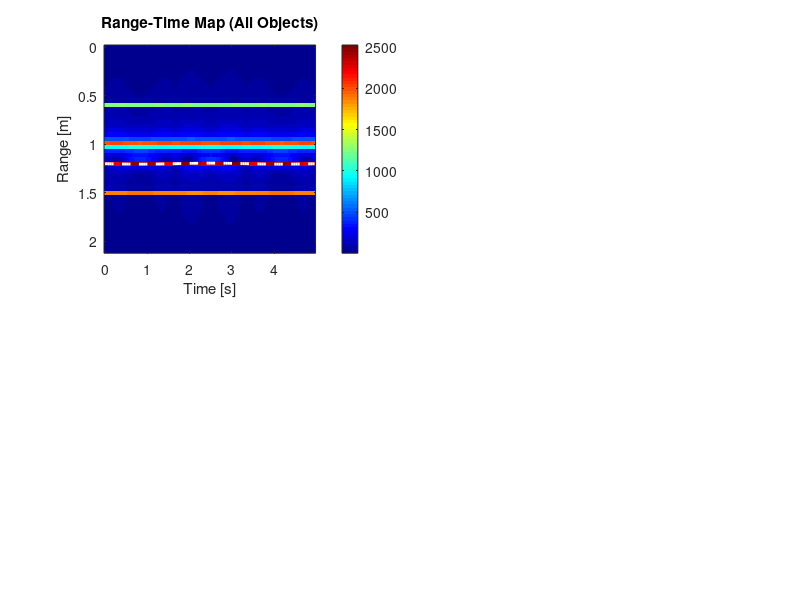

MATLAB code to generate this figure: (Note: this script raises an error after producing the figure.)
%% ========================================================================
% SIMPLE EXAMPLE: CHIRP-BASED ACOUSTIC SENSING
% =========================================================================
%
% DESCRIPTION:
%   A simplified example demonstrating the basic principles of chirp-based
%   acoustic sensing without AR-modeled speed-of-sound variations. This is
%   ideal for learning the fundamentals before running the full simulation.
%
% USAGE:
%   Simply run this script in MATLAB. No additional data files required.
%
% =========================================================================

%% Clear workspace and set random seed
clear all; close all; clc;
rng(42);  % For reproducibility

fprintf('====================================================\n');
fprintf('Simple Chirp-Based Acoustic Sensing Demonstration\n');
fprintf('====================================================\n\n');

%% =====================================================================
%  CONFIGURATION
%  =====================================================================

% Acoustic parameters
c = 343;              % Speed of sound [m/s]
Fs = 48e3;            % Sampling frequency [Hz]
Fc = 18e3;            % Carrier frequency [Hz]
T = 0.05;             % Chirp duration [s]
B = 4e3;              % Bandwidth [Hz]

% Simulation parameters
chirp_sample = Fs * T;
num_chirps = 100;     % Shorter simulation for quick demo

% Range parameters
dist_bin_num = 50;
dist_range = (0:dist_bin_num-1) * c / (2*B);

fprintf('System Parameters:\n');
fprintf('  Sampling Frequency: %.1f kHz\n', Fs/1e3);
fprintf('  Carrier Frequency: %.1f kHz\n', Fc/1e3);
fprintf('  Bandwidth: %.1f kHz\n', B/1e3);
fprintf('  Chirp Duration: %.1f ms\n', T*1e3);
fprintf('  Range Resolution: %.2f cm\n', c/(2*B)*100);
fprintf('  Maximum Range: %.2f m\n\n', max(dist_range));

%% =====================================================================
%  SCENE SETUP
%  =====================================================================

% Static reflectors (walls, furniture)
static_dists = [1.5, 1.0, 0.6];
static_amps = [0.8, 1.0, 0.5];
static_phases = rand(size(static_dists)) * 2*pi;

% Moving target (simulating breathing)
target_loc = 1.2;         % Center location [m]
breathing_freq = 0.3;     % Breathing frequency [Hz] = 18 breaths/min
breathing_amp = 0.005;    % Amplitude [m] = 5 mm
target_amp = 1.0;

fprintf('Scene Configuration:\n');
fprintf('  Static reflectors at: [%.2f, %.2f, %.2f] m\n', static_dists);
fprintf('  Moving target at: %.2f m\n', target_loc);
fprintf('  Breathing frequency: %.2f Hz (%.0f breaths/min)\n', ...
        breathing_freq, breathing_freq*60);
fprintf('  Breathing amplitude: %.1f mm\n\n', breathing_amp*1000);

%% =====================================================================
%  SIGNAL GENERATION
%  =====================================================================

fprintf('Generating signals...\n');
signal_received = zeros(chirp_sample, num_chirps);

% Time vector for movement
t_all = (0:num_chirps-1) * T;
target_trajectory = target_loc + breathing_amp * sin(2*pi*breathing_freq*t_all);

for ci = 1:num_chirps
    t_single = (0:chirp_sample-1)' / Fs;
    target_dist = target_trajectory(ci);
    
    % Moving target signal
    f_beat_target = 2*B*target_dist / (c*T);
    phase_target = 2*pi*Fc*2*target_dist / c;
    signal_target = target_amp * exp(1j*(2*pi*f_beat_target*t_single + phase_target));
    signal_received(:,ci) = signal_target;
    
    % Static reflectors
    for i = 1:length(static_dists)
        f_beat_static = 2*B*static_dists(i) / (c*T);
        phase_static = 2*pi*Fc*2*static_dists(i) / c;
        signal_static = static_amps(i) * exp(1j*(2*pi*f_beat_static*t_single + ...
                                                   phase_static + static_phases(i)));
        signal_received(:,ci) = signal_received(:,ci) + signal_static;
    end
end

fprintf('Signal generation complete.\n\n');

%% =====================================================================
%  SIGNAL PROCESSING
%  =====================================================================

fprintf('Processing signals...\n');

% Range FFT (detects all objects)
range_fft = fft(signal_received, chirp_sample, 1);
range_fft = range_fft(1:dist_bin_num, :);

% Background subtraction (isolates moving target)
signal_background = movmean(signal_received, 5, 2);
signal_diff = signal_received(:, 3:end) - signal_background(:, 1:end-2);
range_fft_diff = fft(signal_diff, chirp_sample, 1);
range_fft_diff = range_fft_diff(1:dist_bin_num, :);

fprintf('Processing complete.\n\n');

%% =====================================================================
%  DETECTION
%  =====================================================================

fprintf('Detecting target...\n');

% Detect target location in each chirp
[~, detected_bins] = max(abs(range_fft_diff), [], 1);
detected_ranges = dist_range(detected_bins);

% Calculate detection accuracy
mean_detected = mean(detected_ranges);
error = abs(mean_detected - target_loc);

fprintf('Target Detection Results:\n');
fprintf('  True location: %.3f m\n', target_loc);
fprintf('  Detected location: %.3f m\n', mean_detected);
fprintf('  Detection error: %.3f cm\n\n', error*100);

%% =====================================================================
%  VISUALIZATION
%  =====================================================================

fprintf('Creating visualizations...\n\n');

% Figure 1: Range-Time Map (with all objects)
figure('Position', [100, 100, 1200, 800], 'Name', 'Acoustic Sensing Results');

subplot(2, 2, 1)
imagesc(t_all, dist_range, abs(range_fft));
xlabel('Time [s]');
ylabel('Range [m]');
title('Range-Time Map (All Objects)');
colorbar;
colormap('jet');
hold on;
plot(t_all, target_trajectory, 'w--', 'LineWidth', 2);
for i = 1:length(static_dists)
    yline(static_dists(i), 'w:', 'LineWidth', 1.5);
end
legend('Moving Target', 'Static Reflectors', 'Location', 'best');

% Figure 2: Range-Time Map (background subtracted)
subplot(2, 2, 2)
imagesc(t_all(1:end-2), dist_range, abs(range_fft_diff));
xlabel('Time [s]');
ylabel('Range [m]');
title('Range-Time Map (Moving Target Only)');
colorbar;
colormap('jet');
hold on;
plot(t_all, target_trajectory, 'w--', 'LineWidth', 2);
legend('Moving Target', 'Location', 'best');

% Figure 3: Single Range Profile
subplot(2, 2, 3)
single_profile = abs(range_fft(:, 50));
plot(dist_range, single_profile, 'b-', 'LineWidth', 2);
xlabel('Range [m]');
ylabel('Signal Magnitude');
title('Single Range Profile (Chirp #50)');
grid on;
hold on;
xline(target_loc, 'r--', 'LineWidth', 2);
for i = 1:length(static_dists)
    xline(static_dists(i), 'k:', 'LineWidth', 1.5);
end
legend('Range Profile', 'Moving Target', 'Static Reflectors', 'Location', 'best');

% Figure 4: Detected Range Over Time
subplot(2, 2, 4)
plot(t_all(1:length(detected_ranges)), detected_ranges, 'bo-', 'MarkerSize', 4);
hold on;
plot(t_all, target_trajectory, 'r--', 'LineWidth', 2);
yline(target_loc, 'k:', 'LineWidth', 1);
xlabel('Time [s]');
ylabel('Range [m]');
title('Target Detection Over Time');
legend('Detected', 'True Trajectory', 'True Center', 'Location', 'best');
grid on;
ylim([target_loc - 2*breathing_amp, target_loc + 2*breathing_amp]);

%% =====================================================================
%  MICRO-MOTION EXTRACTION (BONUS)
%  =====================================================================

% Extract phase at target bin for micro-motion
[~, target_bin] = min(abs(dist_range - target_loc));
target_signal = range_fft(target_bin, :);

% Unwrap phase to extract movement
phase_unwrapped = unwrap(angle(target_signal));
micro_motion = phase_unwrapped * c / (4*pi*Fc);
micro_motion = detrend(micro_motion);  % Remove trend

% Figure 5: Micro-motion extraction
figure('Position', [150, 150, 800, 600], 'Name', 'Micro-Motion Analysis');

subplot(2, 1, 1)
plot(t_all, target_trajectory - target_loc, 'r-', 'LineWidth', 2);
hold on;
plot(t_all, micro_motion, 'b--', 'LineWidth', 1.5);
xlabel('Time [s]');
ylabel('Displacement [m]');
title('Extracted Micro-Motion (Breathing Pattern)');
legend('True Motion', 'Extracted Motion', 'Location', 'best');
grid on;

subplot(2, 1, 2)
true_motion = breathing_amp * sin(2*pi*breathing_freq*t_all);
error_motion = abs(micro_motion - true_motion);
plot(t_all, error_motion * 1000, 'k-', 'LineWidth', 1.5);
xlabel('Time [s]');
ylabel('Error [mm]');
title('Micro-Motion Extraction Error');
grid on;

fprintf('Mean micro-motion error: %.3f mm\n', mean(error_motion)*1000);

fprintf('\n====================================================\n');
fprintf('Demonstration Complete!\n');
fprintf('====================================================\n');

